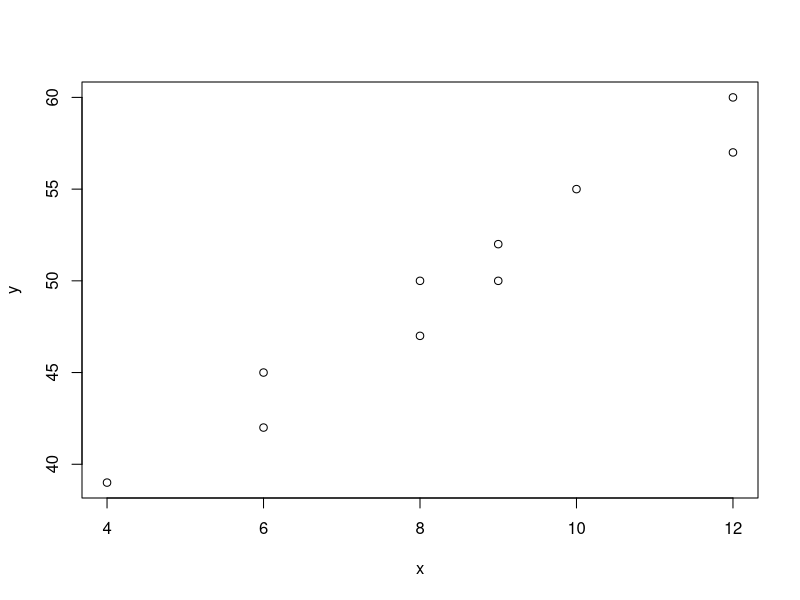

This figure's R source:
x = c(4,6,6,8,8,9,9,10,12,12)
y = c(39,42,45,47,50,50,52,55,57,60)
plot(x,y)

cor(x, y)


cor(rank(x), rank(y))







a<-lm(y~x)
summary(a)



